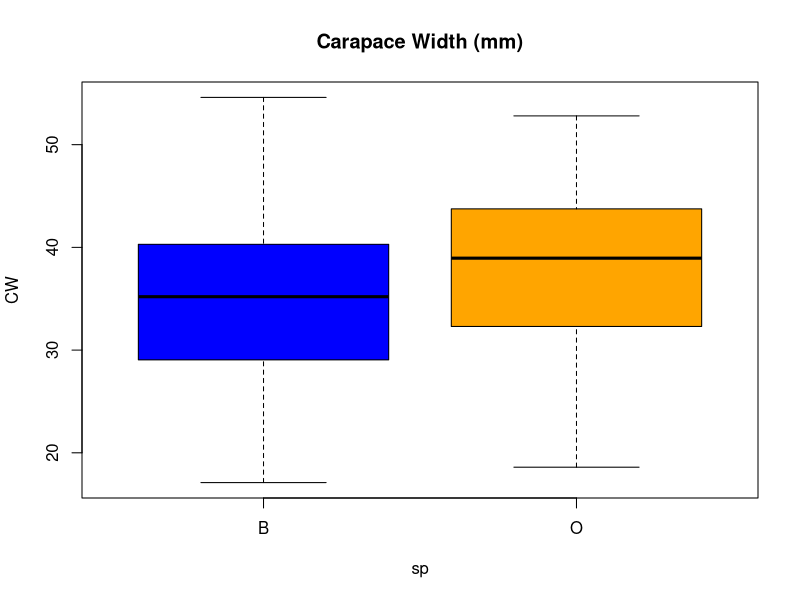

Source code (R):
#ST1050 Assignment 7

#Question 1 (2018-2019 Mid-term Exam Question 2)
#We consider R’s crabs dataset, and analyse crab carapace width by crab species.


#1. Quote the respective sample mean carapace widths for these two species.

library(MASS)
#need to import another library to access dataset
crabs
#cols are species, sex, index, FL, CL, CW = carapace widths, BD
mean(crabs$CW[crabs$sp=='B'])
mean(crabs$CW[crabs$sp=='O'])
#means are 34.717 and 38.112 respectively



#2. Produce a single-frame plot comparing the boxplots of carapace 
    #width distributions per species.

#boxplot time!
boxplot(CW~sp, crabs, col=c('blue', 'orange'), #aesthetic
        main = 'Carapace Width (mm)')


#3. Perform a statistical test for the comparison of mean carapace width 
    #between these two species. Quote the p-value of the test. 
    #Interpret this output.

#need to perform a t test
t.test(CW~sp, crabs)
#p-value = 0.002109
#Outcome is significant in this test
#This means there is a difference between these 2 groups







#Question 2: Distributions
#1. Assumes that the test scores of a college entrance exam fits a normal distribution. 
    #Furthermore, the mean test score is 55, and the standard deviation is 26.8. 
    #What is the percentage of students scoring 84 or more in the exam?

1 - pnorm(84, mean = 55, sd = 26)
#Should be 0.1323428 of the class - about 13%

#2. what is P(X = 1) when X has the B(30, 0.005) distribution?

#binomial dist
dbinom(x = 1, size = 30, prob = 0.005)
#Ans = 0.1297062


#3. set a seed: set.seed(1050) and generate 100 random numbers from standard normal distribution. 
    #Summary them and get 1 sample with 10 values. For this sample, if its value is 
    #greater than the mean value of all elements? values, set its value to 1, otherwise set to 0. 
    #Use ifelse function to achieve this.

set.seed(1050)
qu3 = rnorm(100)
summary(qu3)
samp=sample(x = qu3, size = 10, replace = T)
checking =ifelse(test = samp>mean(samp), yes = 1, no = 0)
checking
#comes out 0 1 0 0 1 0 1 1 1 1

